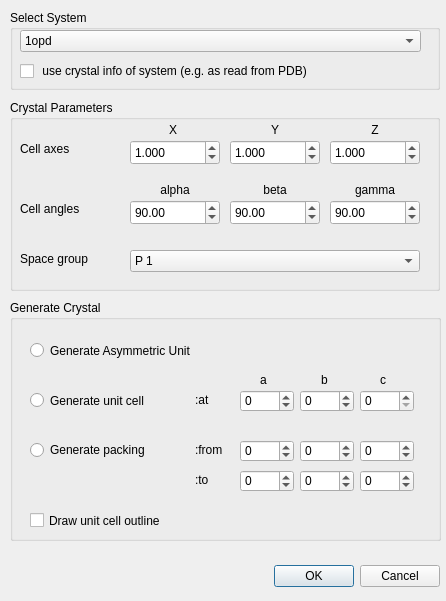
<?xml version="1.0" encoding="UTF-8"?>
<ui version="4.0">
 <class>GenerateCrystalDialogData</class>
 <widget class="QDialog" name="GenerateCrystalDialogData">
  <property name="geometry">
   <rect>
    <x>0</x>
    <y>0</y>
    <width>446</width>
    <height>601</height>
   </rect>
  </property>
  <property name="windowTitle">
   <string>Build a Crystal</string>
  </property>
  <widget class="QDialogButtonBox" name="buttonBox">
   <property name="geometry">
    <rect>
     <x>10</x>
     <y>560</y>
     <width>430</width>
     <height>32</height>
    </rect>
   </property>
   <property name="orientation">
    <enum>Qt::Horizontal</enum>
   </property>
   <property name="standardButtons">
    <set>QDialogButtonBox::Cancel|QDialogButtonBox::Ok</set>
   </property>
  </widget>
  <widget class="QGroupBox" name="groupBox">
   <property name="geometry">
    <rect>
     <x>10</x>
     <y>100</y>
     <width>430</width>
     <height>191</height>
    </rect>
   </property>
   <property name="title">
    <string>Crystal Parameters</string>
   </property>
   <widget class="QLabel" name="label_2">
    <property name="geometry">
     <rect>
      <x>10</x>
      <y>100</y>
      <width>71</width>
      <height>17</height>
     </rect>
    </property>
    <property name="text">
     <string>Cell angles</string>
    </property>
   </widget>
   <widget class="QLabel" name="label">
    <property name="geometry">
     <rect>
      <x>10</x>
      <y>40</y>
      <width>61</width>
      <height>17</height>
     </rect>
    </property>
    <property name="text">
     <string>Cell axes</string>
    </property>
   </widget>
   <widget class="QLabel" name="label_4">
    <property name="geometry">
     <rect>
      <x>255</x>
      <y>20</y>
      <width>20</width>
      <height>20</height>
     </rect>
    </property>
    <property name="text">
     <string>&lt;!DOCTYPE HTML PUBLIC &quot;-//W3C//DTD HTML 4.0//EN&quot; &quot;http://www.w3.org/TR/REC-html40/strict.dtd&quot;&gt;
&lt;html&gt;&lt;head&gt;&lt;meta name=&quot;qrichtext&quot; content=&quot;1&quot; /&gt;&lt;style type=&quot;text/css&quot;&gt;
p, li { white-space: pre-wrap; }
&lt;/style&gt;&lt;/head&gt;&lt;body style=&quot; font-family:'DejaVu Sans'; font-size:9pt; font-weight:400; font-style:normal;&quot;&gt;
&lt;p align=&quot;center&quot; style=&quot; margin-top:0px; margin-bottom:0px; margin-left:0px; margin-right:0px; -qt-block-indent:0; text-indent:0px;&quot;&gt;Y&lt;/p&gt;&lt;/body&gt;&lt;/html&gt;</string>
    </property>
   </widget>
   <widget class="QLabel" name="label_5">
    <property name="geometry">
     <rect>
      <x>355</x>
      <y>20</y>
      <width>20</width>
      <height>20</height>
     </rect>
    </property>
    <property name="text">
     <string>&lt;!DOCTYPE HTML PUBLIC &quot;-//W3C//DTD HTML 4.0//EN&quot; &quot;http://www.w3.org/TR/REC-html40/strict.dtd&quot;&gt;
&lt;html&gt;&lt;head&gt;&lt;meta name=&quot;qrichtext&quot; content=&quot;1&quot; /&gt;&lt;style type=&quot;text/css&quot;&gt;
p, li { white-space: pre-wrap; }
&lt;/style&gt;&lt;/head&gt;&lt;body style=&quot; font-family:'DejaVu Sans'; font-size:9pt; font-weight:400; font-style:normal;&quot;&gt;
&lt;p align=&quot;center&quot; style=&quot; margin-top:0px; margin-bottom:0px; margin-left:0px; margin-right:0px; -qt-block-indent:0; text-indent:0px;&quot;&gt;Z&lt;/p&gt;&lt;/body&gt;&lt;/html&gt;</string>
    </property>
   </widget>
   <widget class="QLabel" name="label_8">
    <property name="geometry">
     <rect>
      <x>340</x>
      <y>80</y>
      <width>50</width>
      <height>20</height>
     </rect>
    </property>
    <property name="text">
     <string>&lt;!DOCTYPE HTML PUBLIC &quot;-//W3C//DTD HTML 4.0//EN&quot; &quot;http://www.w3.org/TR/REC-html40/strict.dtd&quot;&gt;
&lt;html&gt;&lt;head&gt;&lt;meta name=&quot;qrichtext&quot; content=&quot;1&quot; /&gt;&lt;style type=&quot;text/css&quot;&gt;
p, li { white-space: pre-wrap; }
&lt;/style&gt;&lt;/head&gt;&lt;body style=&quot; font-family:'DejaVu Sans'; font-size:9pt; font-weight:400; font-style:normal;&quot;&gt;
&lt;p align=&quot;center&quot; style=&quot; margin-top:0px; margin-bottom:0px; margin-left:0px; margin-right:0px; -qt-block-indent:0; text-indent:0px;&quot;&gt;gamma&lt;/p&gt;&lt;/body&gt;&lt;/html&gt;</string>
    </property>
   </widget>
   <widget class="QLabel" name="label_7">
    <property name="geometry">
     <rect>
      <x>240</x>
      <y>80</y>
      <width>50</width>
      <height>20</height>
     </rect>
    </property>
    <property name="text">
     <string>&lt;!DOCTYPE HTML PUBLIC &quot;-//W3C//DTD HTML 4.0//EN&quot; &quot;http://www.w3.org/TR/REC-html40/strict.dtd&quot;&gt;
&lt;html&gt;&lt;head&gt;&lt;meta name=&quot;qrichtext&quot; content=&quot;1&quot; /&gt;&lt;style type=&quot;text/css&quot;&gt;
p, li { white-space: pre-wrap; }
&lt;/style&gt;&lt;/head&gt;&lt;body style=&quot; font-family:'DejaVu Sans'; font-size:9pt; font-weight:400; font-style:normal;&quot;&gt;
&lt;p align=&quot;center&quot; style=&quot; margin-top:0px; margin-bottom:0px; margin-left:0px; margin-right:0px; -qt-block-indent:0; text-indent:0px;&quot;&gt;beta&lt;/p&gt;&lt;/body&gt;&lt;/html&gt;</string>
    </property>
   </widget>
   <widget class="QLabel" name="label_6">
    <property name="geometry">
     <rect>
      <x>140</x>
      <y>80</y>
      <width>50</width>
      <height>20</height>
     </rect>
    </property>
    <property name="text">
     <string>&lt;!DOCTYPE HTML PUBLIC &quot;-//W3C//DTD HTML 4.0//EN&quot; &quot;http://www.w3.org/TR/REC-html40/strict.dtd&quot;&gt;
&lt;html&gt;&lt;head&gt;&lt;meta name=&quot;qrichtext&quot; content=&quot;1&quot; /&gt;&lt;style type=&quot;text/css&quot;&gt;
p, li { white-space: pre-wrap; }
&lt;/style&gt;&lt;/head&gt;&lt;body style=&quot; font-family:'DejaVu Sans'; font-size:9pt; font-weight:400; font-style:normal;&quot;&gt;
&lt;p align=&quot;center&quot; style=&quot; margin-top:0px; margin-bottom:0px; margin-left:0px; margin-right:0px; -qt-block-indent:0; text-indent:0px;&quot;&gt;alpha&lt;/p&gt;&lt;/body&gt;&lt;/html&gt;</string>
    </property>
   </widget>
   <widget class="QLabel" name="label_3">
    <property name="geometry">
     <rect>
      <x>155</x>
      <y>20</y>
      <width>16</width>
      <height>20</height>
     </rect>
    </property>
    <property name="text">
     <string>&lt;!DOCTYPE HTML PUBLIC &quot;-//W3C//DTD HTML 4.0//EN&quot; &quot;http://www.w3.org/TR/REC-html40/strict.dtd&quot;&gt;
&lt;html&gt;&lt;head&gt;&lt;meta name=&quot;qrichtext&quot; content=&quot;1&quot; /&gt;&lt;style type=&quot;text/css&quot;&gt;
p, li { white-space: pre-wrap; }
&lt;/style&gt;&lt;/head&gt;&lt;body style=&quot; font-family:'DejaVu Sans'; font-size:9pt; font-weight:400; font-style:normal;&quot;&gt;
&lt;p align=&quot;center&quot; style=&quot; margin-top:0px; margin-bottom:0px; margin-left:0px; margin-right:0px; -qt-block-indent:0; text-indent:0px;&quot;&gt;X&lt;/p&gt;&lt;/body&gt;&lt;/html&gt;</string>
    </property>
   </widget>
   <widget class="QDoubleSpinBox" name="angle_alpha_spinbox">
    <property name="geometry">
     <rect>
      <x>120</x>
      <y>100</y>
      <width>90</width>
      <height>25</height>
     </rect>
    </property>
    <property name="minimum">
     <double>0.000000000000000</double>
    </property>
    <property name="maximum">
     <double>360.000000000000000</double>
    </property>
    <property name="value">
     <double>90.000000000000000</double>
    </property>
   </widget>
   <widget class="QDoubleSpinBox" name="angle_beta_spinbox">
    <property name="geometry">
     <rect>
      <x>220</x>
      <y>100</y>
      <width>90</width>
      <height>25</height>
     </rect>
    </property>
    <property name="minimum">
     <double>0.000000000000000</double>
    </property>
    <property name="maximum">
     <double>360.000000000000000</double>
    </property>
    <property name="value">
     <double>90.000000000000000</double>
    </property>
   </widget>
   <widget class="QDoubleSpinBox" name="angle_gamma_spinbox">
    <property name="geometry">
     <rect>
      <x>320</x>
      <y>100</y>
      <width>90</width>
      <height>25</height>
     </rect>
    </property>
    <property name="minimum">
     <double>0.000000000000000</double>
    </property>
    <property name="maximum">
     <double>360.000000000000000</double>
    </property>
    <property name="value">
     <double>90.000000000000000</double>
    </property>
   </widget>
   <widget class="QDoubleSpinBox" name="axis_x_spinbox">
    <property name="geometry">
     <rect>
      <x>120</x>
      <y>40</y>
      <width>90</width>
      <height>25</height>
     </rect>
    </property>
    <property name="decimals">
     <number>3</number>
    </property>
    <property name="minimum">
     <double>0.000000000000000</double>
    </property>
    <property name="maximum">
     <double>1000.000000000000000</double>
    </property>
    <property name="singleStep">
     <double>0.100000000000000</double>
    </property>
    <property name="value">
     <double>1.000000000000000</double>
    </property>
   </widget>
   <widget class="QDoubleSpinBox" name="axis_y_spinbox">
    <property name="geometry">
     <rect>
      <x>220</x>
      <y>40</y>
      <width>90</width>
      <height>25</height>
     </rect>
    </property>
    <property name="decimals">
     <number>3</number>
    </property>
    <property name="minimum">
     <double>0.000000000000000</double>
    </property>
    <property name="maximum">
     <double>1000.000000000000000</double>
    </property>
    <property name="singleStep">
     <double>0.100000000000000</double>
    </property>
    <property name="value">
     <double>1.000000000000000</double>
    </property>
   </widget>
   <widget class="QDoubleSpinBox" name="axis_z_spinbox">
    <property name="geometry">
     <rect>
      <x>320</x>
      <y>40</y>
      <width>90</width>
      <height>25</height>
     </rect>
    </property>
    <property name="decimals">
     <number>3</number>
    </property>
    <property name="minimum">
     <double>0.000000000000000</double>
    </property>
    <property name="maximum">
     <double>1000.000000000000000</double>
    </property>
    <property name="singleStep">
     <double>0.100000000000000</double>
    </property>
    <property name="value">
     <double>1.000000000000000</double>
    </property>
   </widget>
   <widget class="QComboBox" name="space_group_combobox">
    <property name="geometry">
     <rect>
      <x>120</x>
      <y>150</y>
      <width>290</width>
      <height>22</height>
     </rect>
    </property>
    <item>
     <property name="text">
      <string>P 1</string>
     </property>
    </item>
    <item>
     <property name="text">
      <string>I 4</string>
     </property>
    </item>
   </widget>
   <widget class="QLabel" name="label_9">
    <property name="geometry">
     <rect>
      <x>10</x>
      <y>150</y>
      <width>91</width>
      <height>17</height>
     </rect>
    </property>
    <property name="text">
     <string>Space group</string>
    </property>
   </widget>
  </widget>
  <widget class="QGroupBox" name="groupBox_2">
   <property name="geometry">
    <rect>
     <x>10</x>
     <y>10</y>
     <width>430</width>
     <height>80</height>
    </rect>
   </property>
   <property name="title">
    <string>Select System</string>
   </property>
   <widget class="QComboBox" name="select_system_combobox">
    <property name="geometry">
     <rect>
      <x>10</x>
      <y>20</y>
      <width>401</width>
      <height>22</height>
     </rect>
    </property>
    <item>
     <property name="text">
      <string>1opd</string>
     </property>
    </item>
    <item>
     <property name="text">
      <string>2ovc</string>
     </property>
    </item>
   </widget>
   <widget class="QCheckBox" name="crystalinfo_checkbox">
    <property name="geometry">
     <rect>
      <x>10</x>
      <y>50</y>
      <width>430</width>
      <height>22</height>
     </rect>
    </property>
    <property name="text">
     <string> use crystal info of system (e.g. as read from PDB)</string>
    </property>
   </widget>
  </widget>
  <widget class="QGroupBox" name="groupBox_3">
   <property name="geometry">
    <rect>
     <x>10</x>
     <y>300</y>
     <width>431</width>
     <height>241</height>
    </rect>
   </property>
   <property name="title">
    <string>Generate Crystal</string>
   </property>
   <widget class="QRadioButton" name="generateASU">
    <property name="geometry">
     <rect>
      <x>20</x>
      <y>40</y>
      <width>241</width>
      <height>21</height>
     </rect>
    </property>
    <property name="text">
     <string>Generate Asymmetric Unit</string>
    </property>
   </widget>
   <widget class="QRadioButton" name="generateUC">
    <property name="geometry">
     <rect>
      <x>20</x>
      <y>90</y>
      <width>141</width>
      <height>21</height>
     </rect>
    </property>
    <property name="text">
     <string>Generate unit cell</string>
    </property>
   </widget>
   <widget class="QSpinBox" name="genUC_a">
    <property name="geometry">
     <rect>
      <x>230</x>
      <y>90</y>
      <width>54</width>
      <height>22</height>
     </rect>
    </property>
    <property name="minimum">
     <number>-10</number>
    </property>
    <property name="maximum">
     <number>10</number>
    </property>
   </widget>
   <widget class="QSpinBox" name="genUC_b">
    <property name="geometry">
     <rect>
      <x>290</x>
      <y>90</y>
      <width>54</width>
      <height>22</height>
     </rect>
    </property>
    <property name="minimum">
     <number>-10</number>
    </property>
    <property name="maximum">
     <number>10</number>
    </property>
    <property name="value">
     <number>0</number>
    </property>
   </widget>
   <widget class="QSpinBox" name="genUC_c">
    <property name="geometry">
     <rect>
      <x>350</x>
      <y>90</y>
      <width>54</width>
      <height>22</height>
     </rect>
    </property>
   </widget>
   <widget class="QRadioButton" name="generatePacking">
    <property name="geometry">
     <rect>
      <x>20</x>
      <y>140</y>
      <width>150</width>
      <height>20</height>
     </rect>
    </property>
    <property name="text">
     <string>Generate packing</string>
    </property>
   </widget>
   <widget class="QSpinBox" name="genPack_a_from">
    <property name="geometry">
     <rect>
      <x>230</x>
      <y>140</y>
      <width>54</width>
      <height>22</height>
     </rect>
    </property>
    <property name="minimum">
     <number>-10</number>
    </property>
    <property name="maximum">
     <number>10</number>
    </property>
   </widget>
   <widget class="QSpinBox" name="genPack_b_from">
    <property name="geometry">
     <rect>
      <x>290</x>
      <y>140</y>
      <width>54</width>
      <height>22</height>
     </rect>
    </property>
    <property name="minimum">
     <number>-10</number>
    </property>
    <property name="maximum">
     <number>10</number>
    </property>
   </widget>
   <widget class="QSpinBox" name="genPack_c_from">
    <property name="geometry">
     <rect>
      <x>350</x>
      <y>140</y>
      <width>54</width>
      <height>22</height>
     </rect>
    </property>
    <property name="minimum">
     <number>-10</number>
    </property>
    <property name="maximum">
     <number>10</number>
    </property>
   </widget>
   <widget class="QSpinBox" name="genPack_a_to">
    <property name="geometry">
     <rect>
      <x>230</x>
      <y>170</y>
      <width>54</width>
      <height>22</height>
     </rect>
    </property>
    <property name="minimum">
     <number>-10</number>
    </property>
    <property name="maximum">
     <number>10</number>
    </property>
    <property name="value">
     <number>0</number>
    </property>
   </widget>
   <widget class="QSpinBox" name="genPack_b_to">
    <property name="geometry">
     <rect>
      <x>290</x>
      <y>170</y>
      <width>54</width>
      <height>22</height>
     </rect>
    </property>
    <property name="minimum">
     <number>-10</number>
    </property>
    <property name="maximum">
     <number>10</number>
    </property>
    <property name="value">
     <number>0</number>
    </property>
   </widget>
   <widget class="QSpinBox" name="genPack_c_to">
    <property name="geometry">
     <rect>
      <x>350</x>
      <y>170</y>
      <width>54</width>
      <height>22</height>
     </rect>
    </property>
    <property name="minimum">
     <number>-10</number>
    </property>
    <property name="maximum">
     <number>10</number>
    </property>
    <property name="value">
     <number>0</number>
    </property>
   </widget>
   <widget class="QCheckBox" name="drawBox_checkbox">
    <property name="geometry">
     <rect>
      <x>20</x>
      <y>210</y>
      <width>381</width>
      <height>21</height>
     </rect>
    </property>
    <property name="text">
     <string>Draw unit cell outline</string>
    </property>
   </widget>
   <widget class="QLabel" name="label_10">
    <property name="geometry">
     <rect>
      <x>185</x>
      <y>90</y>
      <width>40</width>
      <height>20</height>
     </rect>
    </property>
    <property name="layoutDirection">
     <enum>Qt::RightToLeft</enum>
    </property>
    <property name="text">
     <string>:at</string>
    </property>
   </widget>
   <widget class="QLabel" name="label_11">
    <property name="geometry">
     <rect>
      <x>185</x>
      <y>140</y>
      <width>40</width>
      <height>20</height>
     </rect>
    </property>
    <property name="layoutDirection">
     <enum>Qt::RightToLeft</enum>
    </property>
    <property name="text">
     <string>:from</string>
    </property>
   </widget>
   <widget class="QLabel" name="label_12">
    <property name="geometry">
     <rect>
      <x>185</x>
      <y>170</y>
      <width>40</width>
      <height>20</height>
     </rect>
    </property>
    <property name="layoutDirection">
     <enum>Qt::RightToLeft</enum>
    </property>
    <property name="text">
     <string>:to</string>
    </property>
   </widget>
   <widget class="QLabel" name="label_13">
    <property name="geometry">
     <rect>
      <x>250</x>
      <y>70</y>
      <width>20</width>
      <height>20</height>
     </rect>
    </property>
    <property name="text">
     <string>a</string>
    </property>
   </widget>
   <widget class="QLabel" name="label_14">
    <property name="geometry">
     <rect>
      <x>311</x>
      <y>70</y>
      <width>20</width>
      <height>20</height>
     </rect>
    </property>
    <property name="text">
     <string>b</string>
    </property>
   </widget>
   <widget class="QLabel" name="label_15">
    <property name="geometry">
     <rect>
      <x>370</x>
      <y>70</y>
      <width>20</width>
      <height>20</height>
     </rect>
    </property>
    <property name="text">
     <string>c</string>
    </property>
   </widget>
  </widget>
 </widget>
 <resources/>
 <connections>
  <connection>
   <sender>buttonBox</sender>
   <signal>accepted()</signal>
   <receiver>GenerateCrystalDialogData</receiver>
   <slot>accept()</slot>
   <hints>
    <hint type="sourcelabel">
     <x>248</x>
     <y>254</y>
    </hint>
    <hint type="destinationlabel">
     <x>157</x>
     <y>274</y>
    </hint>
   </hints>
  </connection>
  <connection>
   <sender>buttonBox</sender>
   <signal>rejected()</signal>
   <receiver>GenerateCrystalDialogData</receiver>
   <slot>reject()</slot>
   <hints>
    <hint type="sourcelabel">
     <x>316</x>
     <y>260</y>
    </hint>
    <hint type="destinationlabel">
     <x>286</x>
     <y>274</y>
    </hint>
   </hints>
  </connection>
 </connections>
</ui>
